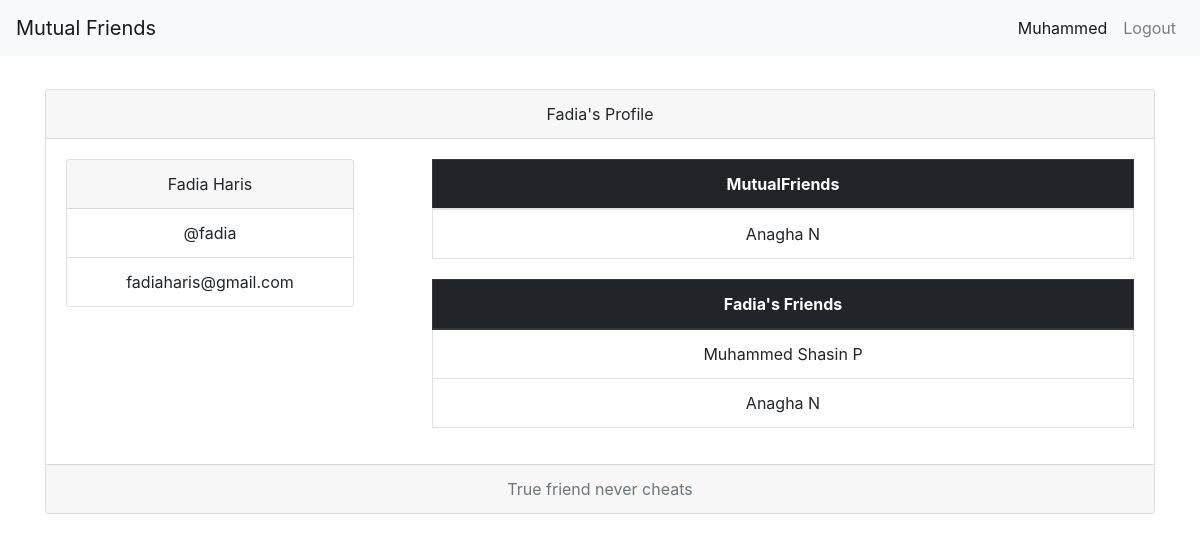
Page /profile/6 (signed in) on the committed database.
### mutualfriends/models.py (models this page shows, shortened)
class Friend(models.Model):
  user = models.ForeignKey(User, on_delete=models.CASCADE, related_name="user")
  friend = models.ForeignKey(User, on_delete=models.CASCADE, related_name="friend")

### mutualfriends/views.py (the view)
# urls.py: path('profile/<user_id>', views.profile_view, name="profile"),
def profile_view(request, user_id):
  if request.user.is_authenticated:
    userInfo = User.objects.get(pk=user_id)
    userFriends = list(Friend.objects.filter(friend=userInfo))
    auth_user_friends = list(Friend.objects.filter(friend=request.user))
    mutualfriends = []
    for f1 in auth_user_friends:
      for f2 in userFriends:
        if f1.user.id == f2.user.id:
          mutualfriends.append(f1.user)
    data = {
      "profileInfo": userInfo,
      "friends": userFriends,
      "mutualfriends": mutualfriends
    }
    return render(request, 'profile.html', data)
  return redirect(login_view)

### mutualfriends/templates/profile.html
{% extends "layouts/layout.html" %}
{% block content %}
<div class="container">
  <div class="card text-center" style="margin-top: 8%">
    <div class="card-header">
      {{ profileInfo.first_name }}'s Profile
    </div>
    <div class="card-body">
      <div class="row">
        <div class="col-4">
          <div class="card" style="width: 18rem;">
            <div class="card-header">
              {{ profileInfo.first_name }} {{ profileInfo.last_name }}
            </div>
            <ul class="list-group list-group-flush">
              <li class="list-group-item">@{{ profileInfo.username }}</li>
              <li class="list-group-item">{{ profileInfo.email }}</li>
            </ul>
          </div>
        </div>
        <div class="col-8">
          <table class="table table-bordered">
            <thead class="table-dark">
              <tr>
                <th scope="col">MutualFriends</th>
              </tr>
            </thead>
            <tbody>
              {% if mutualfriends %}
                {% for mutualfriend in mutualfriends %}
                  <tr><td>{{ mutualfriend.first_name }} {{ mutualfriend.last_name }}</td></tr>
                {% endfor %}
              {% else %}
                <tr><td><kbd>No mutual friends</kbd></td></tr>
              {% endif %}
            </tbody>
          </table>
          <table class="table table-bordered" style="margin-top: 20px;">
            <thead class="thead-dark">
              <tr>
                <th scope="col">{{ profileInfo.first_name }}'s Friends</th>
              </tr>
            </thead>
            <tbody>
              {% if friends %}
                {% for friend in friends %}
                  <tr><td>{{ friend.user.first_name }} {{ friend.user.last_name }}</td></tr>
                {% endfor %}
              {% else %}
                <tr><td><kbd>No friends</kbd></td></tr>
              {% endif %}
            </tbody>
          </table>
        </div>
      </div>
    </div>
    <div class="card-footer text-muted">
      True friend never cheats
    </div>
  </div>
</div>
{% endblock %}

### mutualfriends/templates/layouts/layout.html (shortened to what this page needs)
<!doctype html>
<html lang="en">
  <head>
    {% load static %}
    <link rel="stylesheet" href="{% static 'css/bootstrap.min.css' %}">
    <link rel="stylesheet" href="{% static 'css/style.css' %}">
  </head>
  <body>
    <nav class="navbar fixed-top navbar-expand-lg navbar-light bg-light">
      <a class="navbar-brand" href="#">Mutual Friends</a>
      <div class="collapse navbar-collapse" id="navbarNav">
        <ul class="navbar-nav ml-auto">
        {% if not user.is_authenticated %}
          <li class="nav-item active">
            <a class="nav-link" href="{% url 'login' %}">Login
              <span class="sr-only">(current)</span>
            </a>
          </li>
          <li class="nav-item">
            <a class="nav-link" href="{% url 'register' %}">Register
              <span class="sr-only">(current)</span>
            </a>
          </li>
        {% else %}
           <li class="nav-item active">
            <a class="nav-link" href="{% url 'myfriends' %}">{{ user.first_name }}
            </a>
          </li>
          <li class="nav-item">
            <a class="nav-link" href="{% url 'logout' %}">Logout
            </a>
          </li>
        {% endif %}
        </ul>
      </div>
    </nav>
    {% block content %}
    {% endblock %}
  </body>
</html>

### rows in the picture
Friend: user.first_name "Muhammed", user.last_name "Shasin P"
Friend: user.first_name "Anagha", user.last_name "N"

### other values in the picture
{{ user.first_name }} "Muhammed"
{{ profileInfo.first_name }} "Fadia"
{{ profileInfo.last_name }} "Haris"
{{ profileInfo.username }} "fadia"
{{ profileInfo.email }} "fadiaharis@gmail.com"
{{ mutualfriend.first_name }} "Anagha"
{{ mutualfriend.last_name }} "N"
